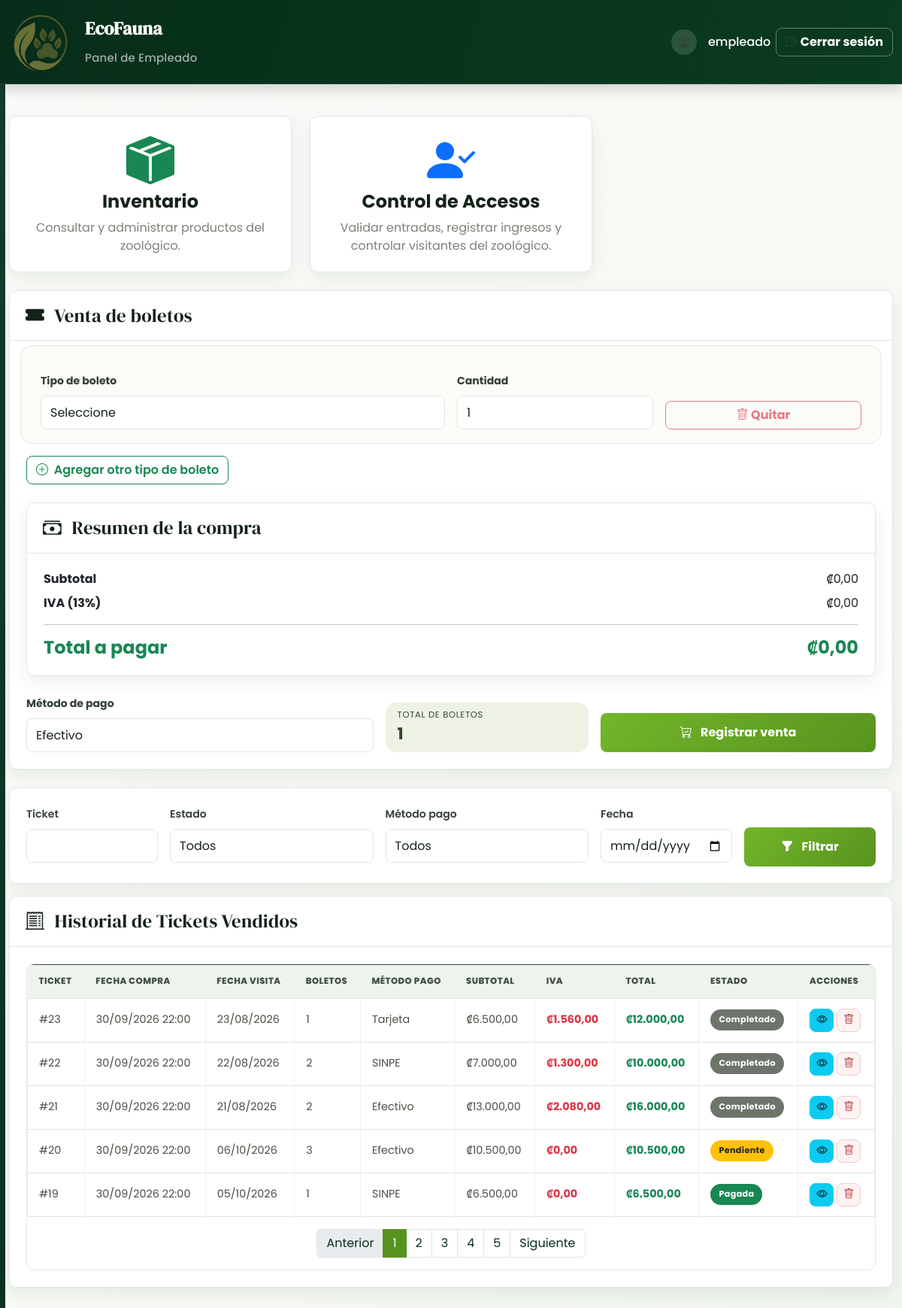
Screenshot of /empleado.php (signed in) with the database file from the repository.
### tables this page shows
CREATE TABLE ticket_entrada(
    id_ticket_entrada INT AUTO_INCREMENT PRIMARY KEY,
    id_usuario INT,
    metodo_pago VARCHAR(50),
    fecha_emision DATETIME DEFAULT CURRENT_TIMESTAMP,
    total_ticket DECIMAL(10, 2) NOT NULL,
    iva DECIMAL(10, 2) NOT NULL DEFAULT 0.00,
    estado VARCHAR(30),
    id_disponibilidad INT,
    FOREIGN KEY(id_usuario) REFERENCES usuario(id_usuario),
    FOREIGN KEY(id_disponibilidad) REFERENCES disponibilidad_dia_zoo(id_disponibilidad)
);

CREATE TABLE disponibilidad_dia_zoo(
    id_disponibilidad INT AUTO_INCREMENT PRIMARY KEY,
    fecha DATE NOT NULL UNIQUE,
    hora_apertura TIME DEFAULT '08:00:00',
    hora_cierre TIME DEFAULT '16:00:00',
    capacidad_total INT NOT NULL,
    capacidad_disponible INT NOT NULL,
    estado VARCHAR(20) DEFAULT 'Disponible',
    id_usuario_admin INT,
    FOREIGN KEY(id_usuario_admin) REFERENCES usuario(id_usuario),
    CONSTRAINT chk_capacidad_disponibilidad CHECK (
        capacidad_total > 0
        AND capacidad_disponible BETWEEN 0 AND capacidad_total
    ),
    CONSTRAINT chk_horario_disponibilidad CHECK (
        hora_apertura < hora_cierre
    ),
    CONSTRAINT chk_estado_disponibilidad CHECK (
        estado IN ('Disponible', 'Completado', 'Cerrado')
    )
);

### app/modulos/empleados/panel.php (the view, shortened to what the rows shown need)
<?php
require_once __DIR__ . "/../../../config/database.php";
$filtroEstado = trim($_GET["estado"] ?? "");
$where = [];
if ($filtroEstado != "") {
    $where[] =
        "t.estado = '" .
        mysqli_real_escape_string($conexion, $filtroEstado) .
        "'";
} else {
    $where[] = "t.estado != 'Cancelada'";
}
$filtroSQL = "";
if (!empty($where)) {
    $filtroSQL = " WHERE " . implode(" AND ", $where);
}
$registrosPorPagina = 5;
$paginaActual = isset($_GET["pagina"]) ? (int) $_GET["pagina"] : 1;
$offset = ($paginaActual - 1) * $registrosPorPagina;
$sqlTickets = "
SELECT
    t.id_ticket_entrada,
    t.fecha_emision,
    t.metodo_pago,
    t.total_ticket,
    t.iva,
    t.estado,
    d.fecha AS fecha_visita,
    (
        SELECT COALESCE(SUM(subtotal),0)
        FROM Detalle_Ticket_Entrada dt
        WHERE dt.id_ticket_entrada = t.id_ticket_entrada
    ) AS subtotal,
    (
    SELECT COALESCE(SUM(dt.cantidad), 0)
    FROM Detalle_Ticket_Entrada dt
    WHERE dt.id_ticket_entrada = t.id_ticket_entrada
) AS boletos
FROM Ticket_Entrada t
INNER JOIN Disponibilidad_Dia_Zoo d
ON d.id_disponibilidad = t.id_disponibilidad
$filtroSQL
GROUP BY
t.id_ticket_entrada,
t.fecha_emision,
t.metodo_pago,
t.total_ticket,
t.iva,
t.estado,
d.fecha
ORDER BY t.id_ticket_entrada DESC
LIMIT $registrosPorPagina OFFSET $offset
";
$resultadoTickets = mysqli_query($conexion, $sqlTickets);
?>
<!DOCTYPE html>
<html lang="es">
<head>
    <link href="https://cdn.jsdelivr.net/npm/bootstrap@5.3.7/dist/css/bootstrap.min.css" rel="stylesheet">
    <link rel="stylesheet" href="https://cdn.jsdelivr.net/npm/bootstrap-icons@1.13.1/font/bootstrap-icons.min.css">
    <link rel="stylesheet" href="css/styleEmpleado.css">
    <link rel="stylesheet" href="css/crud-modern.css?v=1">
    <link rel="stylesheet" href="css/ecofauna-unified.css?v=1">
</head>
<body class="ecofauna-unified crud-modern">
    <main class="container mt-4">
        <section class="card card-shadow mb-4">
            <div class="card-body">
                <div class="table-responsive">
                    <table class="table table-bordered table-hover align-middle">
                        <thead class="table-dark">
                            <tr>
                                <th>Ticket</th>
                                <th>Fecha Compra</th>
                                <th>Fecha Visita</th>
                                <th>Boletos</th>
                                <th>Método Pago</th>
                                <th>Subtotal</th>
                                <th>IVA</th>
                                <th>Total</th>
                                <th>Estado</th>
                                <th>Acciones</th>
                            </tr>
                        </thead>
                        <tbody id="tbody-tickets">
                            <?php if (
                                mysqli_num_rows($resultadoTickets) > 0
                            ): ?>
                                <?php while (
                                    $ticket = mysqli_fetch_assoc(
                                        $resultadoTickets,
                                    )
                                ): ?>
                                    <tr>
                                        <td>
                                            #<?= $ticket["id_ticket_entrada"] ?>
                                        </td>
                                        <td>
                                            <?= date(
                                                "d/m/Y H:i",
                                                strtotime(
                                                    $ticket["fecha_emision"],
                                                ),
                                            ) ?>
                                        </td>
                                        <td>
                                            <?= date(
                                                "d/m/Y",
                                                strtotime(
                                                    $ticket["fecha_visita"],
                                                ),
                                            ) ?>
                                        </td>
                                        <td>
                                            <?= $ticket["boletos"] ?>
                                        </td>
                                        <td>
                                            <?= htmlspecialchars(
                                                $ticket["metodo_pago"],
                                            ) ?>
                                        </td>
                                        <td>
                                            ₡<?= number_format(
                                                    $ticket["subtotal"],
                                                    2,
                                                    ",",
                                                    ".",
                                                ) ?>
                                        </td>
                                        <td class="text-danger fw-bold">
                                            ₡<?= number_format(
                                                    $ticket["iva"],
                                                    2,
                                                    ",",
                                                    ".",
                                                ) ?>
                                        </td>
                                        <td class="text-success fw-bold">
                                            ₡<?= number_format(
                                                    $ticket["total_ticket"],
                                                    2,
                                                    ",",
                                                    ".",
                                                ) ?>
                                        </td>
                                        <td>
                                            <?php
                                            $estado = strtolower(
                                                $ticket["estado"] ??
                                                    "pendiente",
                                            );
                                            if ($estado == "pagada"): ?>
                                                <span class="badge bg-success">Pagada</span>
                                            <?php elseif (
                                                $estado == "pendiente"
                                            ): ?>
                                                <span class="badge bg-warning text-dark">Pendiente</span>
                                            <?php elseif (
                                                $estado == "cancelada"
                                            ): ?>
                                                <span class="badge bg-danger">Cancelada</span>
                                            <?php else: ?>
                                                <span class="badge bg-secondary">
                                                    <?= htmlspecialchars(
                                                        $ticket["estado"] ??
                                                            "Sin estado",
                                                    ) ?>
                                                </span>
                                            <?php endif;
                                            ?>
                                        </td>
                                        <td>
                                            <a href="detalle_ticket.php?id=<?= $ticket["id_ticket_entrada"] ?>"
                                                class="btn btn-info btn-sm">
                                                <i class="bi bi-eye"></i>
                                            </a>
                                            <button
                                                type="button"
                                                class="btn btn-danger btn-sm btn-cancelar-ticket"
                                                data-ticket="<?= (int) $ticket["id_ticket_entrada"] ?>">
                                                <i class="bi bi-trash"></i>
                                            </button>
                                        </td>
                                    </tr>
                                <?php endwhile; ?>
                            <?php endif; ?>
                        </tbody>
                    </table>
                </div>
            </div>
        </section>
    </main>
</body>
</html>

### rows the page displays
ticket_entrada: id_ticket_entrada "23", fecha_emision "30/09/2026 22:00", id_disponibilidad.fecha "23/08/2026", boletos "1", metodo_pago "Tarjeta", subtotal "6.500,00", iva "1.560,00", total_ticket "12.000,00", estado "Completado"
ticket_entrada: id_ticket_entrada "22", fecha_emision "30/09/2026 22:00", id_disponibilidad.fecha "22/08/2026", boletos "2", metodo_pago "SINPE", subtotal "7.000,00", iva "1.300,00", total_ticket "10.000,00", estado "Completado"
ticket_entrada: id_ticket_entrada "21", fecha_emision "30/09/2026 22:00", id_disponibilidad.fecha "21/08/2026", boletos "2", metodo_pago "Efectivo", subtotal "13.000,00", iva "2.080,00", total_ticket "16.000,00", estado "Completado"
ticket_entrada: id_ticket_entrada "20", fecha_emision "30/09/2026 22:00", id_disponibilidad.fecha "06/10/2026", boletos "3", metodo_pago "Efectivo", subtotal "10.500,00", iva "0,00", total_ticket "10.500,00", estado "Pendiente"
ticket_entrada: id_ticket_entrada "19", fecha_emision "30/09/2026 22:00", id_disponibilidad.fecha "05/10/2026", boletos "1", metodo_pago "SINPE", subtotal "6.500,00", iva "0,00", total_ticket "6.500,00", estado "Pagada"

### other values shown
$_SESSION["usuario"] "empleado"
